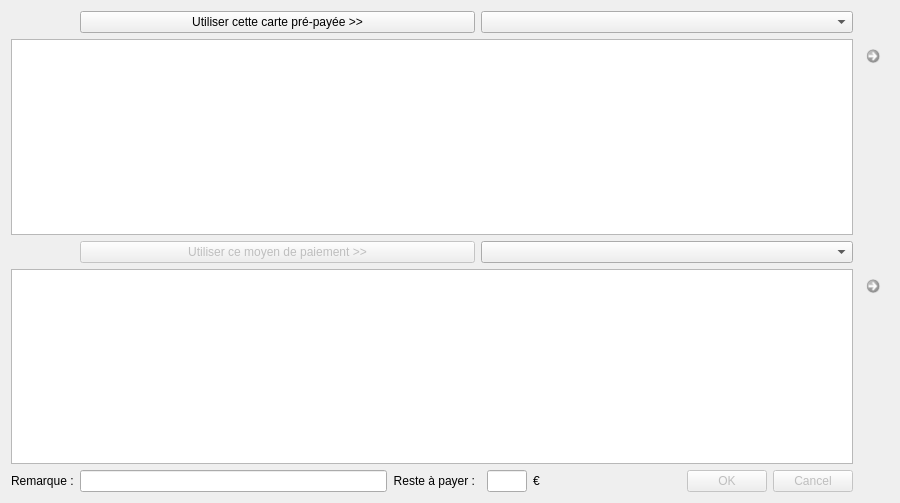
<?xml version="1.0" encoding="UTF-8"?>
<ui version="4.0">
 <class>F_Paiement</class>
 <widget class="QDialog" name="F_Paiement">
  <property name="geometry">
   <rect>
    <x>0</x>
    <y>0</y>
    <width>900</width>
    <height>503</height>
   </rect>
  </property>
  <property name="sizePolicy">
   <sizepolicy hsizetype="Fixed" vsizetype="Fixed">
    <horstretch>59</horstretch>
    <verstretch>0</verstretch>
   </sizepolicy>
  </property>
  <property name="minimumSize">
   <size>
    <width>900</width>
    <height>503</height>
   </size>
  </property>
  <property name="maximumSize">
   <size>
    <width>900</width>
    <height>503</height>
   </size>
  </property>
  <property name="windowTitle">
   <string>Dialog</string>
  </property>
  <property name="windowIcon">
   <iconset resource="ImagesIcones.qrc">
    <normaloff>:/Paiement.png</normaloff>:/Paiement.png</iconset>
  </property>
  <layout class="QVBoxLayout" name="verticalLayout">
   <item>
    <layout class="QGridLayout" name="gridLayout">
     <item row="3" column="3" colspan="4">
      <widget class="QComboBox" name="CBx_ModePaiement"/>
     </item>
     <item row="1" column="7" alignment="Qt::AlignTop">
      <widget class="QCommandLinkButton" name="Bt_SupprimerCartePaiement">
       <property name="enabled">
        <bool>false</bool>
       </property>
       <property name="maximumSize">
        <size>
         <width>30</width>
         <height>30</height>
        </size>
       </property>
       <property name="toolTip">
        <string>&lt;html&gt;&lt;head/&gt;&lt;body&gt;&lt;p&gt;Ne plus utiliser la carte de paiement choisie&lt;/p&gt;&lt;/body&gt;&lt;/html&gt;</string>
       </property>
       <property name="text">
        <string/>
       </property>
       <property name="icon">
        <iconset resource="ImagesIcones.qrc">
         <normaloff>:/Supprimer.png</normaloff>:/Supprimer.png</iconset>
       </property>
       <property name="iconSize">
        <size>
         <width>15</width>
         <height>15</height>
        </size>
       </property>
      </widget>
     </item>
     <item row="5" column="0">
      <widget class="QLabel" name="label">
       <property name="text">
        <string>Remarque :</string>
       </property>
      </widget>
     </item>
     <item row="5" column="2">
      <widget class="QLabel" name="Lb_RestAPayer">
       <property name="text">
        <string>Reste à payer :</string>
       </property>
       <property name="alignment">
        <set>Qt::AlignRight|Qt::AlignTrailing|Qt::AlignVCenter</set>
       </property>
      </widget>
     </item>
     <item row="0" column="1" colspan="2">
      <widget class="QPushButton" name="Bt_AjouterCartePaiement">
       <property name="sizePolicy">
        <sizepolicy hsizetype="MinimumExpanding" vsizetype="Fixed">
         <horstretch>0</horstretch>
         <verstretch>0</verstretch>
        </sizepolicy>
       </property>
       <property name="layoutDirection">
        <enum>Qt::LeftToRight</enum>
       </property>
       <property name="text">
        <string>Utiliser cette carte pré-payée &gt;&gt;</string>
       </property>
      </widget>
     </item>
     <item row="1" column="0" colspan="7">
      <widget class="QTableWidget" name="TW_PaiementCarte">
       <property name="minimumSize">
        <size>
         <width>0</width>
         <height>0</height>
        </size>
       </property>
       <property name="alternatingRowColors">
        <bool>true</bool>
       </property>
       <property name="selectionMode">
        <enum>QAbstractItemView::SingleSelection</enum>
       </property>
       <property name="selectionBehavior">
        <enum>QAbstractItemView::SelectRows</enum>
       </property>
      </widget>
     </item>
     <item row="4" column="7" alignment="Qt::AlignTop">
      <widget class="QCommandLinkButton" name="Bt_SupprimerAutrePaiement">
       <property name="enabled">
        <bool>false</bool>
       </property>
       <property name="maximumSize">
        <size>
         <width>30</width>
         <height>30</height>
        </size>
       </property>
       <property name="toolTip">
        <string>&lt;html&gt;&lt;head/&gt;&lt;body&gt;&lt;p&gt;Ne plus utiliser le moyen de paiement choisi&lt;/p&gt;&lt;/body&gt;&lt;/html&gt;</string>
       </property>
       <property name="text">
        <string/>
       </property>
       <property name="icon">
        <iconset resource="ImagesIcones.qrc">
         <normaloff>:/Supprimer.png</normaloff>:/Supprimer.png</iconset>
       </property>
       <property name="iconSize">
        <size>
         <width>15</width>
         <height>15</height>
        </size>
       </property>
      </widget>
     </item>
     <item row="3" column="1" colspan="2">
      <widget class="QPushButton" name="Bt_AjouterAutrePaiement">
       <property name="enabled">
        <bool>false</bool>
       </property>
       <property name="sizePolicy">
        <sizepolicy hsizetype="Ignored" vsizetype="Fixed">
         <horstretch>0</horstretch>
         <verstretch>0</verstretch>
        </sizepolicy>
       </property>
       <property name="font">
        <font>
         <weight>50</weight>
         <bold>false</bold>
        </font>
       </property>
       <property name="layoutDirection">
        <enum>Qt::LeftToRight</enum>
       </property>
       <property name="text">
        <string>Utiliser ce moyen de paiement &gt;&gt;</string>
       </property>
       <property name="checkable">
        <bool>false</bool>
       </property>
      </widget>
     </item>
     <item row="4" column="0" colspan="7">
      <widget class="QTableWidget" name="TW_PaiementAutre">
       <property name="alternatingRowColors">
        <bool>true</bool>
       </property>
       <property name="selectionMode">
        <enum>QAbstractItemView::SingleSelection</enum>
       </property>
       <property name="selectionBehavior">
        <enum>QAbstractItemView::SelectRows</enum>
       </property>
      </widget>
     </item>
     <item row="0" column="3" colspan="4">
      <widget class="QComboBox" name="CBx_Cartes"/>
     </item>
     <item row="5" column="1">
      <widget class="QLineEdit" name="LE_Remarque"/>
     </item>
     <item row="5" column="5">
      <widget class="QLabel" name="Lb_Euro">
       <property name="text">
        <string>€</string>
       </property>
      </widget>
     </item>
     <item row="5" column="4">
      <widget class="QLineEdit" name="LE_ResteAPayer">
       <property name="maximumSize">
        <size>
         <width>40</width>
         <height>16777215</height>
        </size>
       </property>
       <property name="text">
        <string/>
       </property>
       <property name="readOnly">
        <bool>true</bool>
       </property>
      </widget>
     </item>
     <item row="5" column="6">
      <widget class="QDialogButtonBox" name="Bt_OK_Annuler">
       <property name="enabled">
        <bool>false</bool>
       </property>
       <property name="orientation">
        <enum>Qt::Horizontal</enum>
       </property>
       <property name="standardButtons">
        <set>QDialogButtonBox::Cancel|QDialogButtonBox::Ok</set>
       </property>
      </widget>
     </item>
    </layout>
   </item>
  </layout>
 </widget>
 <resources>
  <include location="ImagesIcones.qrc"/>
 </resources>
 <connections>
  <connection>
   <sender>Bt_OK_Annuler</sender>
   <signal>rejected()</signal>
   <receiver>F_Paiement</receiver>
   <slot>reject()</slot>
   <hints>
    <hint type="sourcelabel">
     <x>889</x>
     <y>469</y>
    </hint>
    <hint type="destinationlabel">
     <x>286</x>
     <y>274</y>
    </hint>
   </hints>
  </connection>
 </connections>
</ui>
